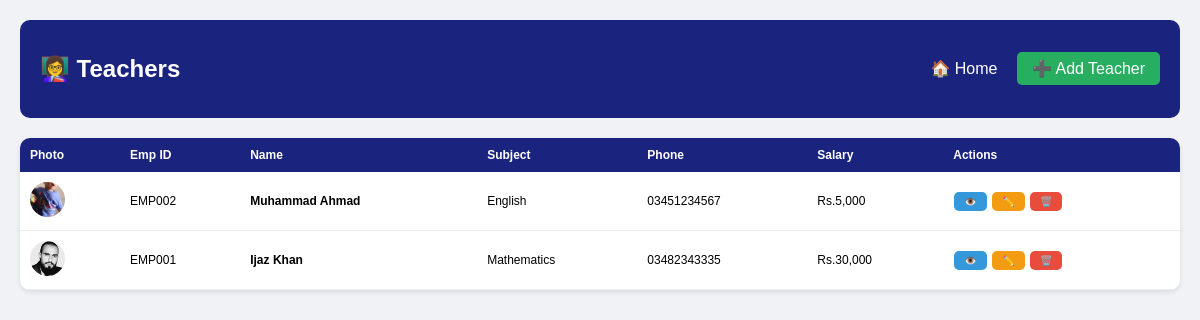
The page /modules/teachers/index.php (signed in) on the database its author committed.
### tables this page shows
CREATE TABLE `teachers` (
  `id` int(11) NOT NULL,
  `employee_id` varchar(20) NOT NULL,
  `first_name` varchar(50) NOT NULL,
  `last_name` varchar(50) DEFAULT NULL,
  `email` varchar(100) DEFAULT NULL,
  `phone` varchar(20) DEFAULT NULL,
  `qualification` varchar(100) DEFAULT NULL,
  `subject_specialty` varchar(100) DEFAULT NULL,
  `salary` decimal(10,2) DEFAULT NULL,
  `address` text DEFAULT NULL,
  `photo` varchar(255) DEFAULT 'default.png',
  `joining_date` date DEFAULT NULL,
  `status` tinyint(4) DEFAULT 1,
  `created_at` timestamp NOT NULL DEFAULT current_timestamp()
);

### shared/config.php (called while the page is built, shortened)
<?php
function getPhotoUrl($photo, $type = 'student') {
    $default = BASE_URL . 'assets/uploads/photos/default.png';
    $path = PHOTO_DIR . $photo;
    return file_exists($path) ? BASE_URL . 'assets/uploads/photos/' . $photo : $default;
}
?>

### modules/teachers/index.php (the view, shortened to what this page needs)
<?php
require_once '../../shared/config.php';
$teachers = $conn->query("SELECT * FROM teachers WHERE status=1 ORDER BY id DESC");
?>
<!DOCTYPE html>
<html>
<head>
</head>
<body>
<div class="header">
    <h2>👩‍🏫 Teachers</h2>
    <div>
        <a href="../../dashboard/">🏠 Home</a>
        <a href="add.php" style="background:#27ae60;">➕ Add Teacher</a>
    </div>
</div>
<div class="card">
    <table>
        <tr><th>Photo</th><th>Emp ID</th><th>Name</th><th>Subject</th><th>Phone</th><th>Salary</th><th>Actions</th></tr>
        <?php while($t = $teachers->fetch_assoc()): ?>
            <tr>
                <td><img src="<?php echo getPhotoUrl($t['photo']); ?>" class="photo-thumb"></td>
                <td><?php echo $t['employee_id']; ?></td>
                <td><strong><?php echo $t['first_name'].' '.$t['last_name']; ?></strong></td>
                <td><?php echo $t['subject_specialty']; ?></td>
                <td><?php echo $t['phone']; ?></td>
                <td>Rs.<?php echo number_format($t['salary']); ?></td>
                <td>
                    <a href="view.php?id=<?php echo $t['id']; ?>" class="btn btn-view">👁️</a>
                    <a href="edit.php?id=<?php echo $t['id']; ?>" class="btn btn-edit">✏️</a>
                    <a href="delete.php?id=<?php echo $t['id']; ?>" class="btn btn-del" onclick="return confirm('Delete?')">🗑️</a>
                </td>
            </tr>
        <?php endwhile; ?>
    </table>
</div>
</body>
</html>

### modules/teachers/index.php (style rules this page uses)
body { font-family: Arial; background: #f0f2f5; margin: 0; padding: 20px; }
.header { background: #1a237e; color: white; padding: 15px 20px; border-radius: 10px; display: flex; justify-content: space-between; align-items: center; margin-bottom: 20px; }
.header a { color: white; text-decoration: none; padding: 8px 15px; border-radius: 5px; }
.card { background: white; border-radius: 10px; overflow: hidden; box-shadow: 0 2px 5px rgba(0,0,0,0.1); }
table { width: 100%; border-collapse: collapse; font-size: 12px; }
th { background: #1a237e; color: white; padding: 10px; text-align: left; }
td { padding: 10px; border-bottom: 1px solid #eee; }
.photo-thumb { width: 35px; height: 35px; border-radius: 50%; object-fit: cover; }
.btn { padding: 4px 10px; border-radius: 5px; text-decoration: none; color: white; font-size: 10px; margin: 1px; }
.btn-view { background: #3498db; }
.btn-edit { background: #f39c12; }
.btn-del { background: #e74c3c; }

### rows shown on the page
teachers: photo (picture), employee "EMP002", first_name "Muhammad", last_name "Ahmad", subject_specialty "English", phone "03451234567", salary "5,000"
teachers: photo (picture), employee "EMP001", first_name "Ijaz", last_name "Khan", subject_specialty "Mathematics", phone "03482343335", salary "30,000"
